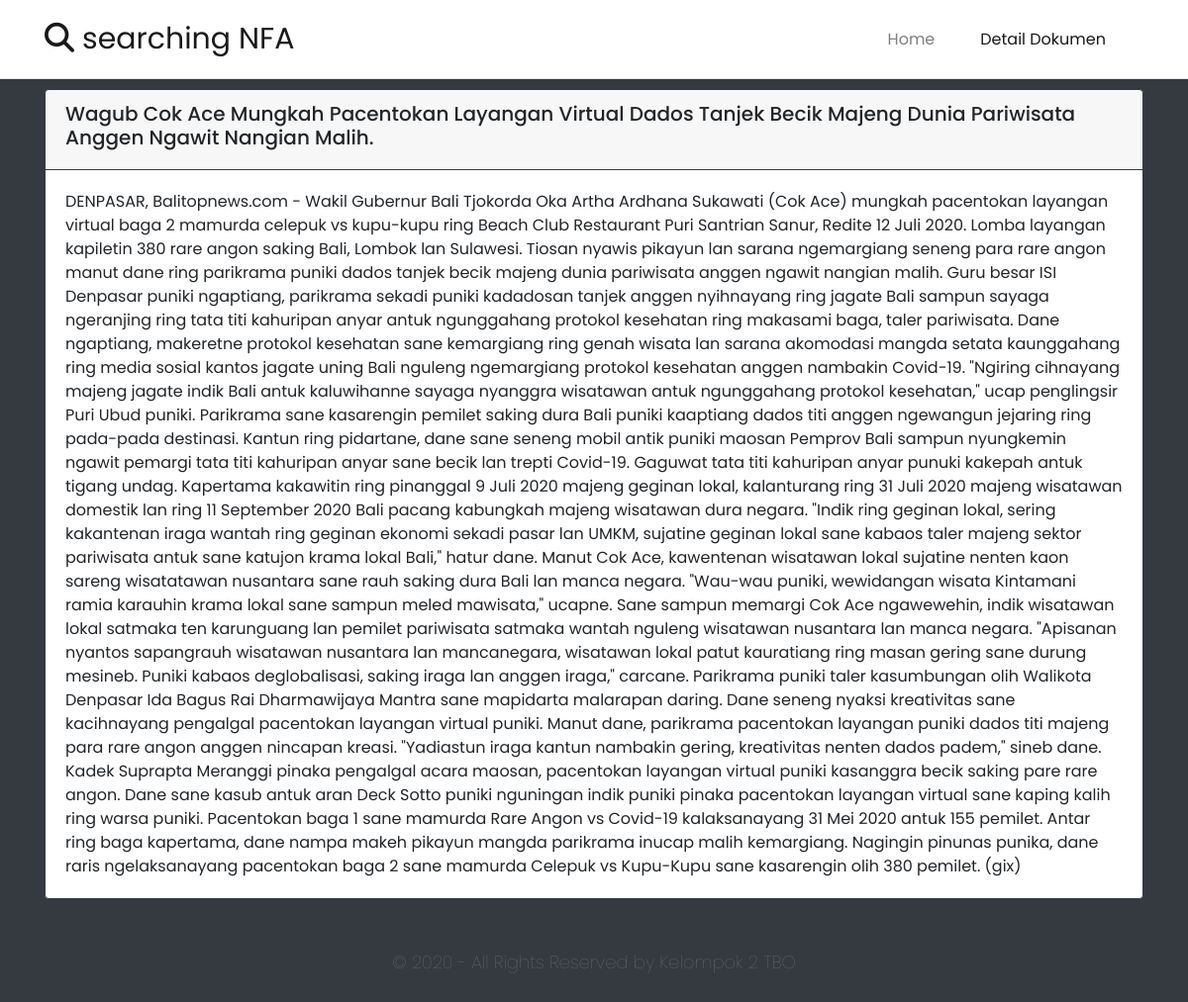
Screenshot of /detail.php?id=3 with the database file from the repository.
### tables this page shows
CREATE TABLE `dokumen` (
  `id` int(255) NOT NULL,
  `judul` varchar(255) NOT NULL,
  `isi` text NOT NULL
);

### detail.php (the view, shortened to what this page needs)
<?php
$db = new mysqli("localhost", "root", "", "db_dokumen");
$id = $_GET['id'];
$query = "SELECT judul, isi FROM dokumen WHERE id=" . $id;
$result = $db->query($query);
$result = $result->fetch_assoc();
?>
<!DOCTYPE html>
<html lang="en">
<head>
    <link rel="stylesheet" href="https://unpkg.com/aos@next/dist/aos.css" />
    <link rel="stylesheet" href="home.css">
    <link rel="stylesheet" href="https://cdn.jsdelivr.net/npm/bootstrap@4.5.3/dist/css/bootstrap.min.css">
</head>
<body class="bg-dark">
    <nav class="navbar navbar-expand-lg navbar-light bg-white border-bottom">
        <div class="container">
            <a class="navbar-brand" href="#"><i class="fas fa-search"></i>&nbsp;searching NFA</a>
            <div class="collapse navbar-collapse" id="navbarNav">
                <ul class="navbar-nav ml-auto">
                    <li class="nav-item">
                        <span role="button" class="nav-link" onclick="document.location='index.php'">Home</span>
                    </li>
                    <li class="nav-item active">
                        <span role="button" class="nav-link" onclick="document.location='#'">Detail Dokumen</span>
                    </li>
                </ul>
            </div>
        </div>
    </nav>
    <div class="container" style="margin-top: 10px;" data-aos="fade-up" data-aos-duration="2000">
        <div class="card border-dark mb-3">
            <div class="card-header bg-lavender border-dark">
                <h5><?= $result['judul'] ?></h5>
            </div>
            <div class="card-body">
                <p class="card-text"><?= $result['isi'] ?></p>
            </div>
        </div>
    </div>
    <div class="footer">
        <p class="text-secondary">&copy; 2020 - All Rights Reserved by Kelompok 2 TBO</p>
    </div>
</body>
</html>

### home.css (style rules this page uses)
@media (min-width: 992px) { body, * { font-family: 'Poppins', sans-serif; } }
@media (min-width: 992px) { .navbar { height: 80px !important; } }
@media (min-width: 992px) { .navbar-brand { font-size: 25px !important; } }
@media (min-width: 992px) { .nav-item { padding-right: 30px; } }
.navbar-brand { font-size: 30px !important; font-weight: 400 !important; }
.footer { width: 100%; height: 60px; margin-top: 50px; }
.footer p { font-size: 18px; text-align: center; font-weight: lighter; padding: 0; margin: 0; }

### rows the page displays
dokumen: judul "Wagub Cok Ace Mungkah Pacentokan Layangan Virtual Dados Tanjek Becik Majeng Dunia Pariwisata Anggen Ngawit Nangian Malih.", isi "DENPASAR, Balitopnews.com - Wakil Gubernur Bali Tjokorda Oka Artha Ardhana Sukawati (Cok Ace) mungkah pacentokan layangan virtual baga 2 mamurda celepuk vs kupu-kupu ring Beach Club Restaurant Puri Santrian Sanur, Redite 12 Juli 2020. Lomba layangan kapiletin 380 rare angon saking Bali, Lombok lan Sulawesi. Tiosan nyawis pikayun lan sarana ngemargiang seneng para rare angon manut dane ring parikrama puniki dados tanjek becik majeng dunia pariwisata anggen ngawit nangian malih. Guru besar ISI Denpasar puniki ngaptiang, parikrama sekadi puniki kadadosan tanjek anggen nyihnayang ring jagate Bali sampun sayaga ngeranjing ring tata titi kahuripan anyar antuk ngunggahang protokol kesehatan ring…"
